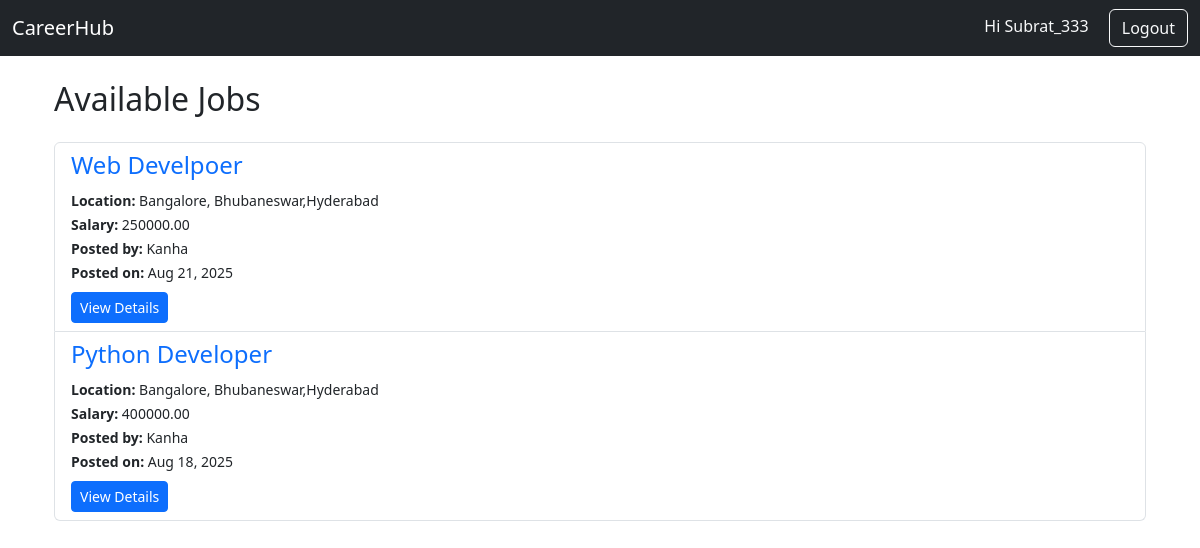
Page /jobs/jobs/ (signed in) on the earlier database version.
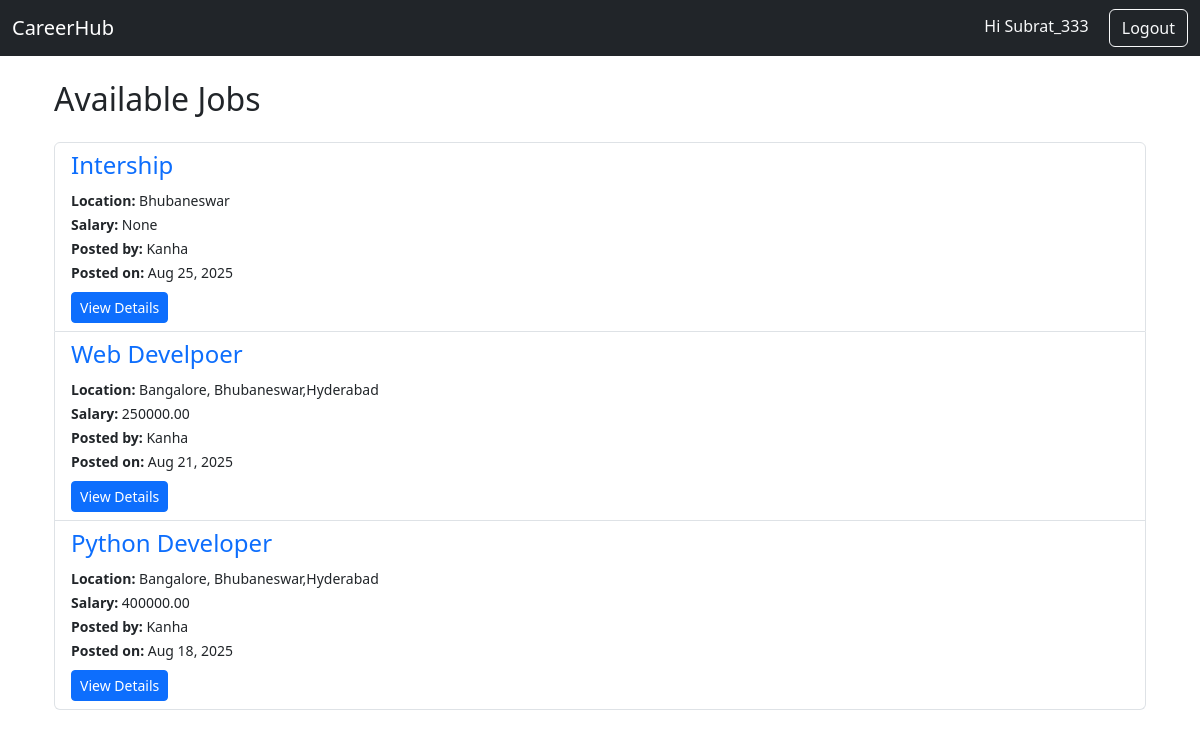
Same page on the later database version.
### jobs/models.py (models this page shows, shortened)
class Job(models.Model):
    employer = models.ForeignKey(settings.AUTH_USER_MODEL, on_delete=models.CASCADE, related_name="jobs")
    title = models.CharField(max_length=200)
    description = models.TextField()
    location = models.CharField(max_length=100)
    salary = models.DecimalField(max_digits=10, decimal_places=2, null=True, blank=True)
    created_at = models.DateTimeField(auto_now_add=True)  # when job is posted
    updated_at = models.DateTimeField(auto_now=True)      # when job is updated

### users/models.py (models this page shows)
class CustomUser(AbstractUser):
    USER_TYPE_CHOICES = (
        ('employer', 'Employer'),
        ('candidate', 'Candidate'),
    )
    user_type = models.CharField(max_length=10, choices=USER_TYPE_CHOICES)

### jobs/views.py (the view)
# urls.py: path('jobs/', views.job_list, name='job_list'),  # only one route for list
@login_required
def job_list(request):
    jobs = Job.objects.all().order_by('-created_at')
    return render(request, 'jobs/job_list.html', {'jobs': jobs})

### templates/jobs/job_list.html
{% extends 'base.html' %}
{% block content %}
<div class="container">
    <h2 class="mb-4">Available Jobs</h2>
    <div class="list-group">
        {% for job in jobs %}
            <div class="list-group-item">
                <h4>
                    <a href="{% url 'job_detail' job.id %}" class="text-decoration-none">
                        {{ job.title }}
                    </a>
                </h4>
                <small><strong>Location:</strong> {{ job.location }}</small><br>
                <small><strong>Salary:</strong> {{ job.salary }}</small><br>
                <small><strong>Posted by:</strong> {{ job.employer.username }}</small><br>
                <small><strong>Posted on:</strong> {{ job.created_at|date:"M d, Y" }}</small><br>
                <a href="{% url 'job_detail' job.id %}" class="btn btn-primary btn-sm mt-2">
                    View Details
                </a>
            </div>
        {% empty %}
            <p>No jobs available right now.</p>
        {% endfor %}
    </div>
</div>
{% endblock %}

Differences in the rows shown:
added Job: title "Intership", location "Bhubaneswar", salary "None", employer.username "Kanha", created_at "Aug 25, 2025"
